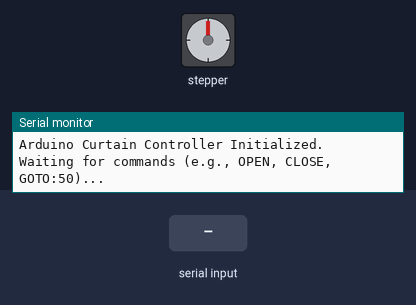
Bench run of a sketch on a simulated Arduino Uno, built with avr-gcc and run on an emulated ATmega328P. Parts: stepper motor, the last lines printed to the serial monitor. The inputs (shaded band) are chosen by the test bench. Stepper angles assume 200 steps per turn.

Above: at 1.2 s.
1.3 s: "GOTO:75\n" received over Serial
At 1.46 s:
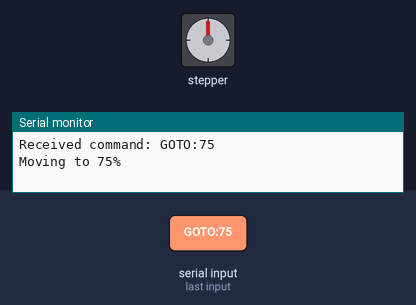
At 2.06 s:
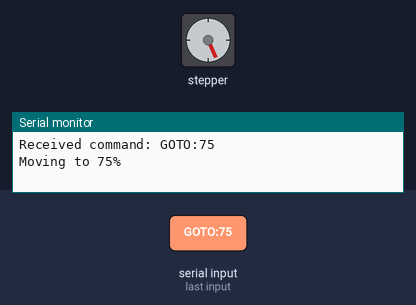
4.3 s: "OPEN\n" received over Serial
At 4.47 s:
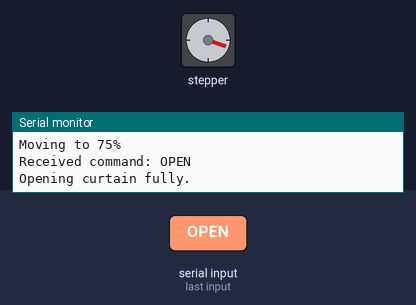
7.3 s: "CLOSE\n" received over Serial
At 7.47 s:
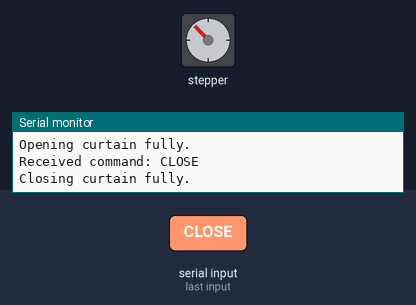
10.3 s: "90,45\n" received over Serial
13.3 s: "5\n" received over Serial
16.3 s: "GOTO:,45\n" received over Serial
Timing chart, 0 to 19.3 s (numbered marks = the images above; inputs shaded):
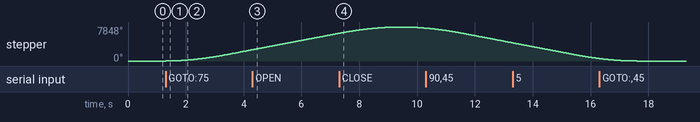

Measured:
- after the input at 1.3 s, stepper: keeps turning clockwise at about 872°/s, starting at once

The sketch:

Arduino-Sketch.ino
```cpp
#include <AccelStepper.h>

// --- Configuration: PLEASE ADJUST THESE VALUES ---

// Define the pins for your CNC Shield (for the X-axis)
// You might need to change these if you use Y or Z axis connections.
const int STEP_PIN = 2;
const int DIR_PIN = 5;

// Steps per revolution for your NEMA 17 motor (usually 200)
const int STEPS_PER_REVOLUTION = 200;

// !! IMPORTANT !! Calibrate this value for your setup.
// This is the total number of steps to move the curtain from fully closed to fully open.
const long TOTAL_STEPS_FOR_CURTAIN = 20000; // <-- EXAMPLE VALUE: Adjust this!

// Set the speed and acceleration for the motor.
const float MAX_SPEED = 800.0;
const float ACCELERATION = 400.0;

// --- End of Configuration ---

// Initialize the stepper library
AccelStepper stepper(AccelStepper::DRIVER, STEP_PIN, DIR_PIN);

void setup() {
  // Start the serial communication at 9600 baud.
  // This must match the rate in our local bridge server.
  Serial.begin(9600);

  // Configure the stepper motor settings
  stepper.setMaxSpeed(MAX_SPEED);
  stepper.setAcceleration(ACCELERATION);

  // Set initial position to 0 (fully closed)
  stepper.setCurrentPosition(0);

  Serial.println("Arduino Curtain Controller Initialized.");
  Serial.println("Waiting for commands (e.g., OPEN, CLOSE, GOTO:50)...");
}

void loop() {
  // Check if there's data available to read from the serial port.
  if (Serial.available() > 0) {
    String command = Serial.readStringUntil('\n');
    command.trim(); // Remove any whitespace

    Serial.print("Received command: ");
    Serial.println(command);

    if (command.startsWith("GOTO:")) {
      // Handles commands like "GOTO:75"
      int percentage = command.substring(5).toInt();
      // Clamp the value between 0 and 100
      percentage = max(0, min(100, percentage));
      long targetPosition = map(percentage, 0, 100, 0, TOTAL_STEPS_FOR_CURTAIN);
      stepper.moveTo(targetPosition);
      Serial.print("Moving to ");
      Serial.print(percentage);
      Serial.println("%");
    } else if (command == "OPEN") {
      stepper.moveTo(TOTAL_STEPS_FOR_CURTAIN); // 100% open
       Serial.println("Opening curtain fully.");
    } else if (command == "CLOSE") {
      stepper.moveTo(0); // 0% open (closed)
      Serial.println("Closing curtain fully.");
    } else {
      Serial.println("Unknown command.");
    }
  }

  // This is crucial! It tells the stepper to move if it needs to.
  // It's non-blocking, so it runs continuously.
  stepper.run();
}
```
